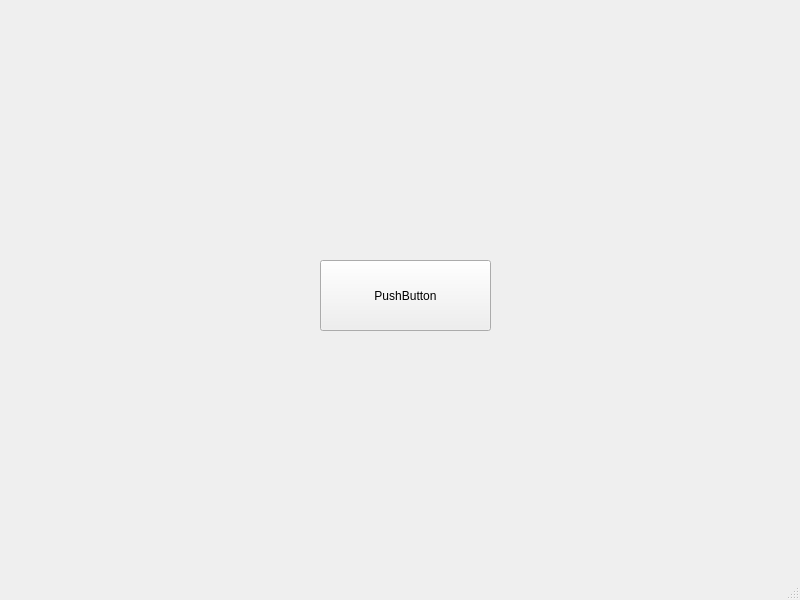
<?xml version="1.0" encoding="UTF-8"?>
<ui version="4.0">
 <class>MainWindow</class>
 <widget class="QMainWindow" name="MainWindow">
  <property name="geometry">
   <rect>
    <x>0</x>
    <y>0</y>
    <width>800</width>
    <height>600</height>
   </rect>
  </property>
  <property name="windowTitle">
   <string>MainWindow</string>
  </property>
  <widget class="QWidget" name="centralwidget">
   <widget class="QPushButton" name="pushButton">
    <property name="geometry">
     <rect>
      <x>320</x>
      <y>260</y>
      <width>171</width>
      <height>71</height>
     </rect>
    </property>
    <property name="text">
     <string>PushButton</string>
    </property>
   </widget>
  </widget>
  <widget class="QMenuBar" name="menubar">
   <property name="geometry">
    <rect>
     <x>0</x>
     <y>0</y>
     <width>800</width>
     <height>29</height>
    </rect>
   </property>
  </widget>
  <widget class="QStatusBar" name="statusbar"/>
 </widget>
 <resources/>
 <connections/>
</ui>
